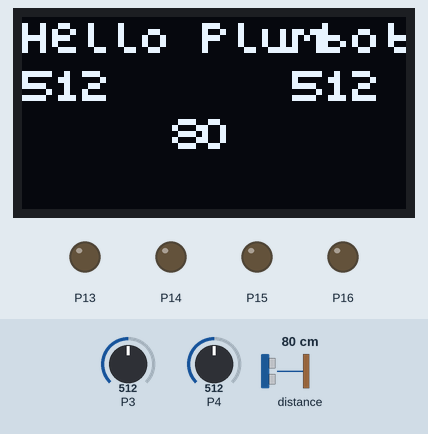
The program below on a simulated BBC micro:bit (MakeCode). Parts: 128×64 one-colour display, output pins drawn as LEDs (lit = HIGH). The test bench sets the inputs (shaded band); at power-on: P3 = 512, P4 = 512, distance to the obstacle 80 cm (analog values on the 0–1023 scale).

Above: at 1.2 s.
1.3 s: P3 set to 732
At 2.5 s:
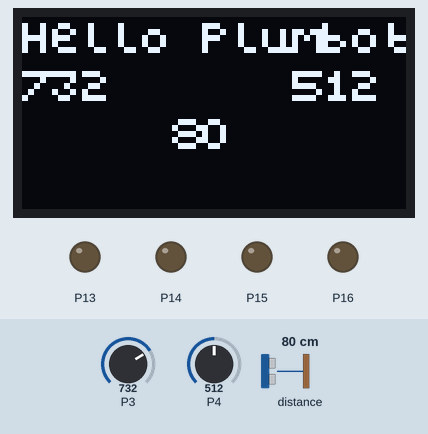
2.8 s: P3 set to 762
At 3.8 s:
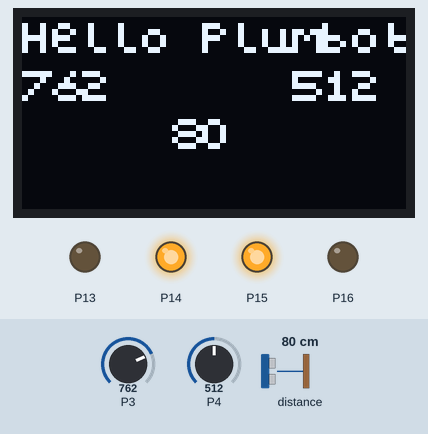
4.3 s: P4 set to 760
At 4.8 s:
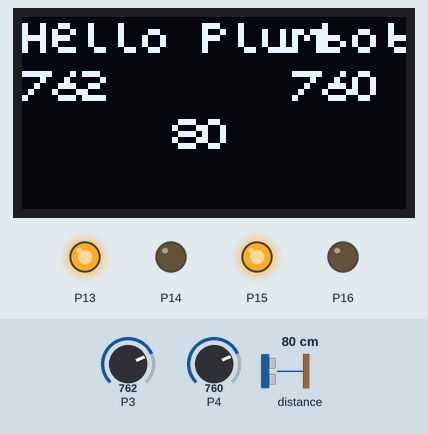
5.8 s: P3 set to 740
At 6.1 s:
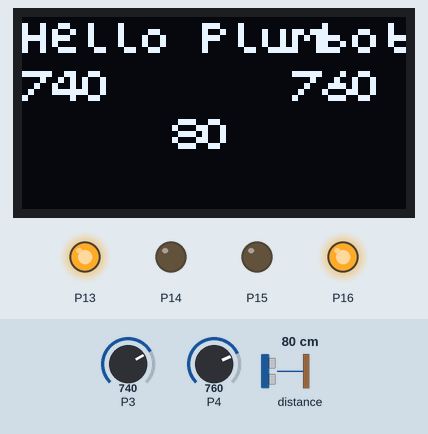
7.3 s: distance to the obstacle set to 2 cm
At 8.3 s:
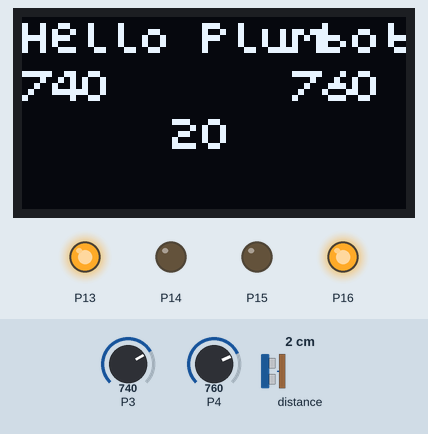
8.8 s: distance to the obstacle set to 4 cm
At 9.1 s:
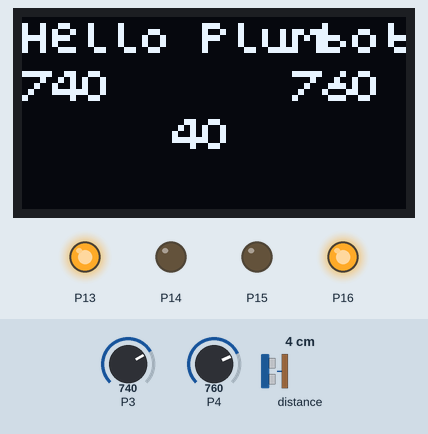
Timing chart, 0 to 11.3 s (numbered marks = the images above; inputs shaded):
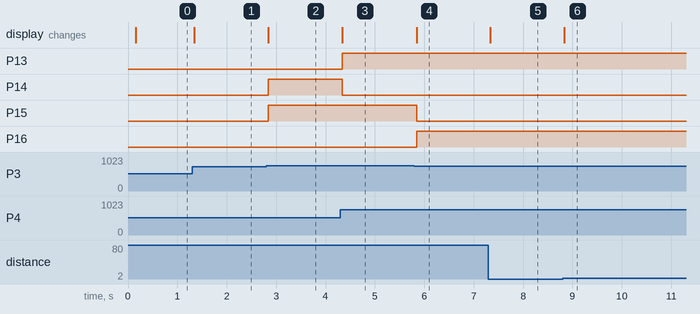

The program:

main.ts
```typescript
OLED12864_I2C.init(60)
basic.forever(function () {
    OLED12864_I2C.showString(
    0,
    0,
    "Hello Plumbot",
    1
    )
    OLED12864_I2C.showNumber(
    0,
    1,
    pins.analogReadPin(AnalogReadWritePin.P3),
    1
    )
    OLED12864_I2C.showString(
    3,
    1,
    " ",
    1
    )
    OLED12864_I2C.showNumber(
    9,
    1,
    pins.analogReadPin(AnalogReadWritePin.P4),
    1
    )
    OLED12864_I2C.showNumber(
    5,
    2,
    sonar.ping(
    DigitalPin.P12,
    DigitalPin.P11,
    PingUnit.Centimeters
    ),
    1
    )
    if (pins.analogReadPin(AnalogReadWritePin.P3) > 750 && pins.analogReadPin(AnalogReadWritePin.P4) < 750) {
        pins.digitalWritePin(DigitalPin.P13, 0)
        pins.digitalWritePin(DigitalPin.P14, 1)
        pins.digitalWritePin(DigitalPin.P15, 1)
        pins.digitalWritePin(DigitalPin.P16, 0)
    } else if (pins.analogReadPin(AnalogReadWritePin.P3) < 750 && pins.analogReadPin(AnalogReadWritePin.P4) > 750) {
        pins.digitalWritePin(DigitalPin.P13, 1)
        pins.digitalWritePin(DigitalPin.P14, 0)
        pins.digitalWritePin(DigitalPin.P15, 0)
        pins.digitalWritePin(DigitalPin.P16, 1)
    } else if (pins.analogReadPin(AnalogReadWritePin.P3) > 750 && pins.analogReadPin(AnalogReadWritePin.P4) > 750) {
        pins.digitalWritePin(DigitalPin.P13, 1)
        pins.digitalWritePin(DigitalPin.P14, 0)
        pins.digitalWritePin(DigitalPin.P15, 1)
        pins.digitalWritePin(DigitalPin.P16, 0)
    } else {
        pins.digitalWritePin(DigitalPin.P13, 0)
        pins.digitalWritePin(DigitalPin.P14, 0)
        pins.digitalWritePin(DigitalPin.P15, 0)
        pins.digitalWritePin(DigitalPin.P16, 0)
    }
})
```

test.ts
```typescript
// テストはここに来ます。このパッケージが拡張機能として使用されるときにはコンパイルされません。
```

Measured:
- the behaviour switches between 750 and 751 on P3 (found by bisection; images 1 and 2)
- after the input at 1.3 s, the display: changes at once (image 1)
- after the input at 2.8 s, P14, P15: LOW → HIGH at once; the display: changes at once (image 2)
- after the input at 4.3 s, P13: LOW → HIGH at once; P14: HIGH → LOW at once; the display: changes at once (image 3)
- after the input at 5.8 s, P15: HIGH → LOW at once; P16: LOW → HIGH at once; the display: changes at once (image 4)
- after the input at 7.3 s, the display: changes at once (image 5)
- after the input at 8.8 s, the display: changes at once (image 6)
